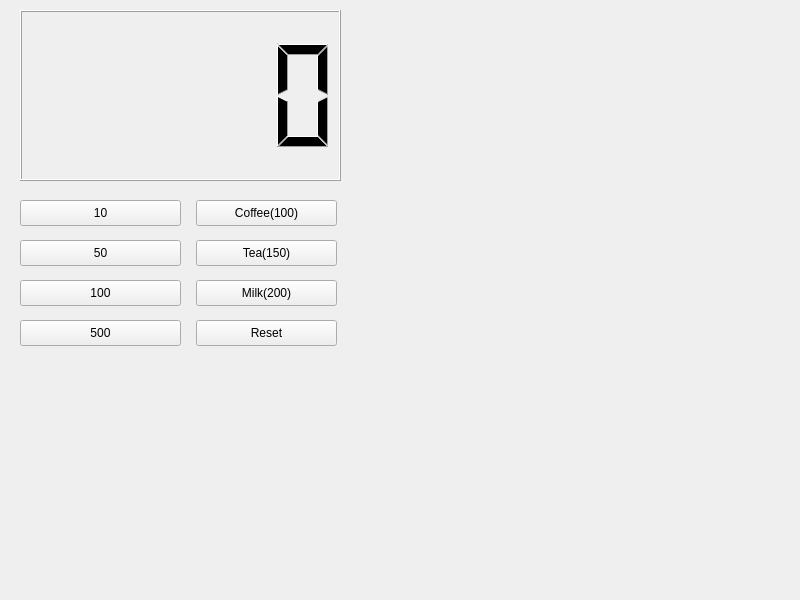
<?xml version="1.0" encoding="UTF-8"?>
<ui version="4.0">
 <class>Widget</class>
 <widget class="QWidget" name="Widget">
  <property name="geometry">
   <rect>
    <x>0</x>
    <y>0</y>
    <width>800</width>
    <height>600</height>
   </rect>
  </property>
  <property name="windowTitle">
   <string>Widget</string>
  </property>
  <widget class="QLCDNumber" name="lcdNumber">
   <property name="geometry">
    <rect>
     <x>20</x>
     <y>10</y>
     <width>321</width>
     <height>171</height>
    </rect>
   </property>
  </widget>
  <widget class="QPushButton" name="pb10">
   <property name="geometry">
    <rect>
     <x>20</x>
     <y>200</y>
     <width>161</width>
     <height>26</height>
    </rect>
   </property>
   <property name="text">
    <string>10</string>
   </property>
  </widget>
  <widget class="QPushButton" name="pb50">
   <property name="geometry">
    <rect>
     <x>20</x>
     <y>240</y>
     <width>161</width>
     <height>26</height>
    </rect>
   </property>
   <property name="text">
    <string>50</string>
   </property>
  </widget>
  <widget class="QPushButton" name="pb100">
   <property name="geometry">
    <rect>
     <x>20</x>
     <y>280</y>
     <width>161</width>
     <height>26</height>
    </rect>
   </property>
   <property name="text">
    <string>100</string>
   </property>
  </widget>
  <widget class="QPushButton" name="pb500">
   <property name="geometry">
    <rect>
     <x>20</x>
     <y>320</y>
     <width>161</width>
     <height>26</height>
    </rect>
   </property>
   <property name="text">
    <string>500</string>
   </property>
  </widget>
  <widget class="QPushButton" name="pbCoffee">
   <property name="geometry">
    <rect>
     <x>196</x>
     <y>200</y>
     <width>141</width>
     <height>26</height>
    </rect>
   </property>
   <property name="text">
    <string>Coffee(100)</string>
   </property>
  </widget>
  <widget class="QPushButton" name="pbTea">
   <property name="geometry">
    <rect>
     <x>196</x>
     <y>240</y>
     <width>141</width>
     <height>26</height>
    </rect>
   </property>
   <property name="text">
    <string>Tea(150)</string>
   </property>
  </widget>
  <widget class="QPushButton" name="pbMilk">
   <property name="geometry">
    <rect>
     <x>196</x>
     <y>280</y>
     <width>141</width>
     <height>26</height>
    </rect>
   </property>
   <property name="text">
    <string>Milk(200)</string>
   </property>
  </widget>
  <widget class="QPushButton" name="pbReset">
   <property name="geometry">
    <rect>
     <x>196</x>
     <y>320</y>
     <width>141</width>
     <height>26</height>
    </rect>
   </property>
   <property name="text">
    <string>Reset</string>
   </property>
  </widget>
 </widget>
 <resources/>
 <connections/>
</ui>
